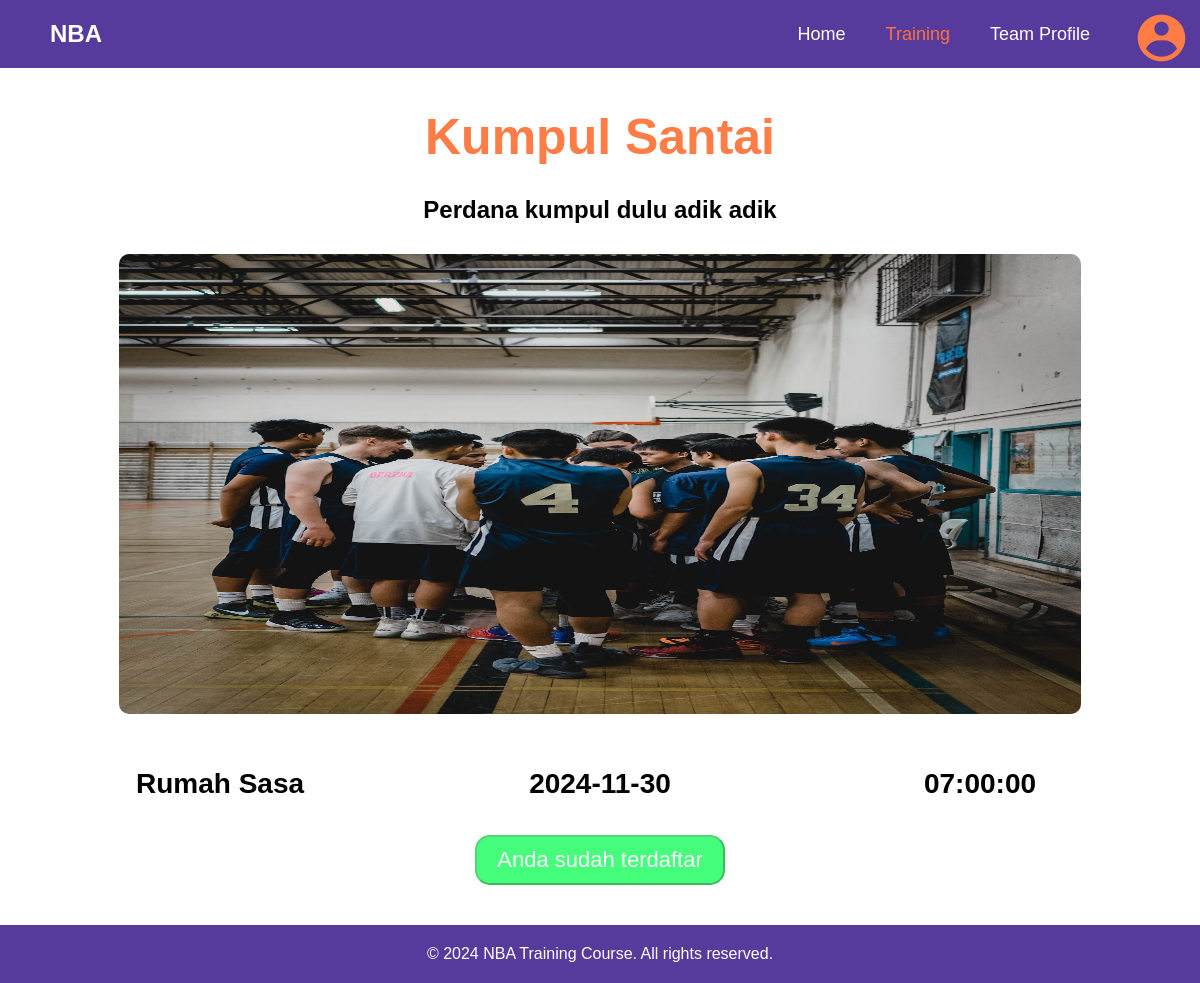
The page /view/detail.php?id_jadwal=4 (signed in) on the database its author committed.
### tables this page shows
CREATE TABLE `jadwal` (
  `id_jadwal` int NOT NULL,
  `nama_latihan` varchar(100) NOT NULL,
  `deskripsi` varchar(100) NOT NULL,
  `tempat` varchar(25) NOT NULL,
  `tanggal` date NOT NULL,
  `waktu` time NOT NULL,
  `gambar` varchar(250) NOT NULL
);

### View/detail.php (the view, shortened to what this page needs)
<?php
require 'connect.php';
if (isset($_GET['id_jadwal'])) {
    $id_jadwal = intval($_GET['id_jadwal']);
    $sql = "SELECT * FROM jadwal WHERE id_jadwal = ?";
    $stmt = $connect->prepare($sql);
    $stmt->bind_param("i", $id_jadwal);
    $stmt->execute();
    $result = $stmt->get_result();
    if ($result->num_rows > 0) {
        $row = $result->fetch_assoc();
    } else {
        echo "Jadwal tidak ditemukan.";
        exit;
    }
} else {
    echo "ID tidak diberikan.";
    exit;
}
$button_text = "Ikuti Latihan";
$button_disabled = false;
$username = $_SESSION['username'];
$user_query = "SELECT id_user, email FROM user WHERE username = ?";
$user_stmt = $connect->prepare($user_query);
$user_stmt->bind_param("s", $username);
$user_stmt->execute();
$user_result = $user_stmt->get_result();
if ($user_result->num_rows > 0) {
    $check_query = "SELECT * FROM detailcamp WHERE id_jadwal = ? AND username = ?";
    $check_stmt = $connect->prepare($check_query);
    $check_stmt->bind_param("is", $id_jadwal, $username);
    $check_stmt->execute();
    $check_result = $check_stmt->get_result();
    if ($check_result->num_rows > 0) {
        $button_text = "Anda sudah terdaftar";
        $button_disabled = true;
    }
}
?>
<!DOCTYPE html>
<html lang="en">
<head>
    <link rel="stylesheet" href="style.css">
</head>
<body>
    <header class="navbar">
        <div class="logo">NBA</div>
        <ul>
            <li><a href="home2.php">Home</a></li>
            <li><a href="Training2.php" class="active">Training</a></li>
            <li><a href="TeamProfile2.php">Team Profile</a></li>
            <li><a href="login.php" class="iconprofile"><img src="../Assets/profile.png" alt="Profile Icon"></a></li>
        </ul>
    </header>
    <section class="detail">
        <h1><?php echo htmlspecialchars($row['nama_latihan']); ?></h1>
        <p> <?php echo htmlspecialchars($row['deskripsi']); ?></p>
        <img src="<?php echo htmlspecialchars($row['gambar']); ?>" alt="<?php echo htmlspecialchars($row['nama_latihan']); ?>" class="detail-image">
        <div class="detail-info">
        <div class="info-item">
            <strong><?php echo htmlspecialchars($row['tempat']); ?></strong>
        </div>
        <div class="info-item">
            <strong><?php echo htmlspecialchars($row['tanggal']); ?></strong>
        </div>
        <div class="info-item">
            <strong><?php echo htmlspecialchars($row['waktu']); ?></strong>
        </div>
    </div>
        <form method="POST">
            <button type="submit" name="ikuti_latihan" class="btn-daftar" <?php if ($button_disabled) echo 'disabled'; ?>><?php echo $button_text; ?></button>
        </form>
    </section>
    <footer>
        <p>&copy; 2024 NBA Training Course. All rights reserved.</p>
    </footer>
</body>
</html>

### View/style.css (style rules this page uses)
* { margin: 0; padding: 0; box-sizing: border-box; }
body { font-family: 'Poppins', sans-serif; background-color: #fff; }
.navbar { display: flex; align-items: center; justify-content: space-between; background-color: #563A9C; padding: 20px 50px; }
.navbar .logo { color: white; font-size: 24px; font-weight: bold; }
.navbar ul { display: flex; list-style: none; }
.navbar ul li { margin: 0 20px; }
.navbar ul li a { color: white; text-decoration: none; font-size: 18px; font-weight: normal; font-family: 'Poppins', sans-serif; align-items: center; }
.navbar ul li a.active { color: #ff7043; }
footer { background-color: #563A9C; color: #fff; text-align: center; padding: 20px; }

### rows shown on the page
jadwal: nama_latihan "Kumpul Santai", deskripsi "Perdana kumpul dulu adik adik", gambar (picture), tempat "Rumah Sasa", tanggal "2024-11-30", waktu "07:00:00"

### other values the page prints
$button_text "Anda sudah terdaftar"
